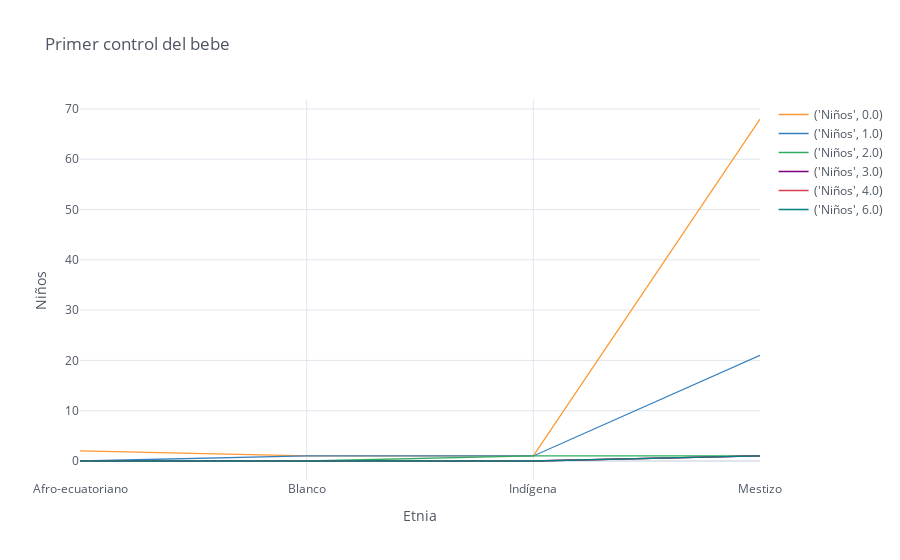

Notebook code for this chart:
### Code cell
df_primer_control.iplot(kind='line',xTitle = 'Etnia',yTitle = 'Niños',title='Primer control del bebe')

### Figure 1 — Plotly figure (JSON) as saved in the notebook; plotly's stock layout.template omitted (floating-point values rounded to 4 significant figures)
{"data": [{"line": {"color": "rgba(255, 153, 51, 1.0)", "dash": "solid", "shape": "linear", "width": 1.3}, "mode": "lines", "name": "('Niños', 0.0)", "text": "", "type": "scatter", "x": ["Afro-ecuatoriano", "Blanco", "Indígena", "Mestizo"], "y": [2, 1, 1, 68]}, {"line": {"color": "rgba(55, 128, 191, 1.0)", "dash": "solid", "shape": "linear", "width": 1.3}, "mode": "lines", "name": "('Niños', 1.0)", "text": "", "type": "scatter", "x": ["Afro-ecuatoriano", "Blanco", "Indígena", "Mestizo"], "y": [0, 1, 1, 21]}, {"line": {"color": "rgba(50, 171, 96, 1.0)", "dash": "solid", "shape": "linear", "width": 1.3}, "mode": "lines", "name": "('Niños', 2.0)", "text": "", "type": "scatter", "x": ["Afro-ecuatoriano", "Blanco", "Indígena", "Mestizo"], "y": [0, 0, 1, 1]}, {"line": {"color": "rgba(128, 0, 128, 1.0)", "dash": "solid", "shape": "linear", "width": 1.3}, "mode": "lines", "name": "('Niños', 3.0)", "text": "", "type": "scatter", "x": ["Afro-ecuatoriano", "Blanco", "Indígena", "Mestizo"], "y": [0, 0, 0, 1]}, {"line": {"color": "rgba(219, 64, 82, 1.0)", "dash": "solid", "shape": "linear", "width": 1.3}, "mode": "lines", "name": "('Niños', 4.0)", "text": "", "type": "scatter", "x": ["Afro-ecuatoriano", "Blanco", "Indígena", "Mestizo"], "y": [0, 0, 0, 1]}, {"line": {"color": "rgba(0, 128, 128, 1.0)", "dash": "solid", "shape": "linear", "width": 1.3}, "mode": "lines", "name": "('Niños', 6.0)", "text": "", "type": "scatter", "x": ["Afro-ecuatoriano", "Blanco", "Indígena", "Mestizo"], "y": [0, 0, 0, 1]}], "layout": {"legend": {"bgcolor": "#FFFFFF", "font": {"color": "#4D5663"}}, "paper_bgcolor": "#FFFFFF", "plot_bgcolor": "#FFFFFF", "title": {"font": {"color": "#4D5663"}, "text": "Primer control del bebe"}, "xaxis": {"gridcolor": "#E1E5ED", "showgrid": true, "tickfont": {"color": "#4D5663"}, "title": {"font": {"color": "#4D5663"}, "text": "Etnia"}, "zerolinecolor": "#E1E5ED"}, "yaxis": {"gridcolor": "#E1E5ED", "showgrid": true, "tickfont": {"color": "#4D5663"}, "title": {"font": {"color": "#4D5663"}, "text": "Niños"}, "zerolinecolor": "#E1E5ED"}}}
